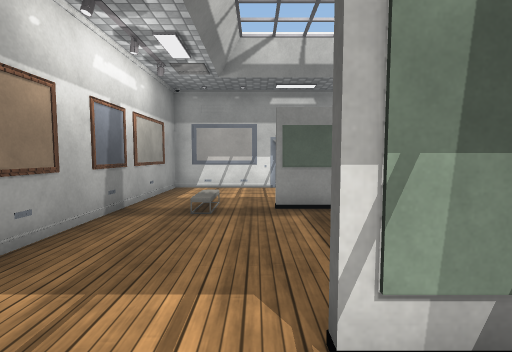
View 1 (above)

12 first-person views from a walk through a Unity game level. The camera is 1.3 m above the floor, tilts 4° down and sees 85° across. The floor is counted in squares, 1 m on a side. Each view is taken from the middle of a square. On the plan, view 1 faces up. The plan holds only what a view shows up to about 13 squares ahead; the rest is blank. The player is left out. Some surface patterns are stand-ins.

View 2
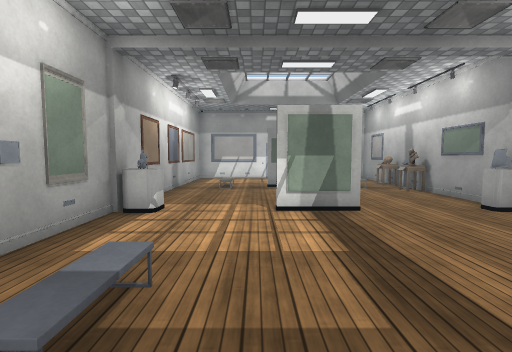

View 3
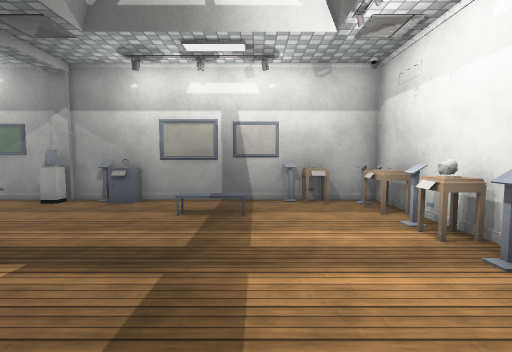

View 4
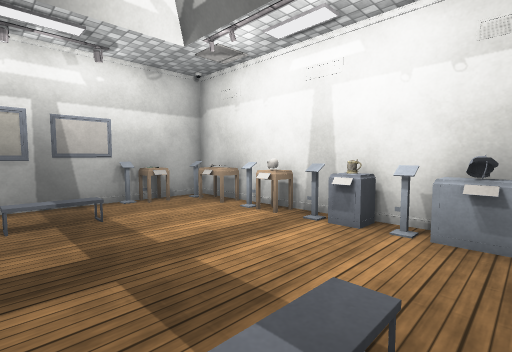

View 5
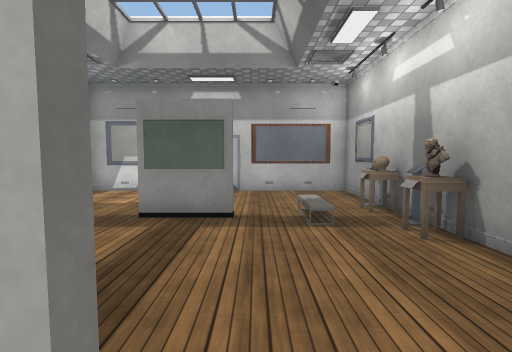

View 6
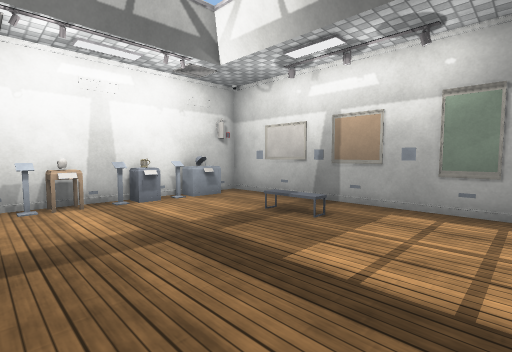

View 7
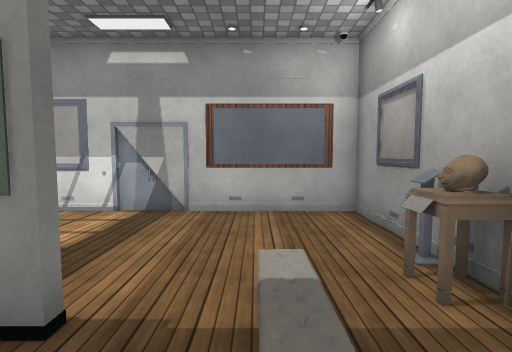

View 8
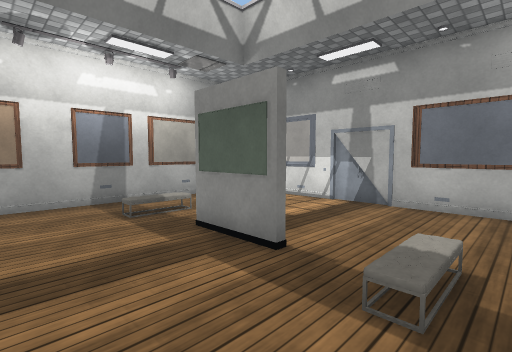

View 9
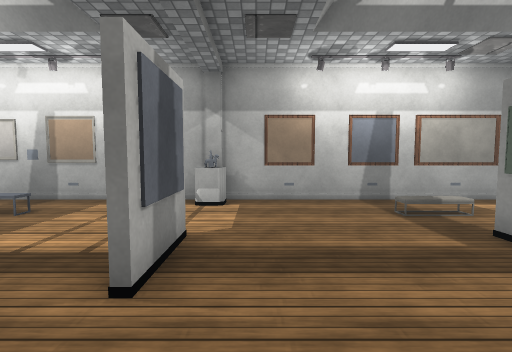

View 10
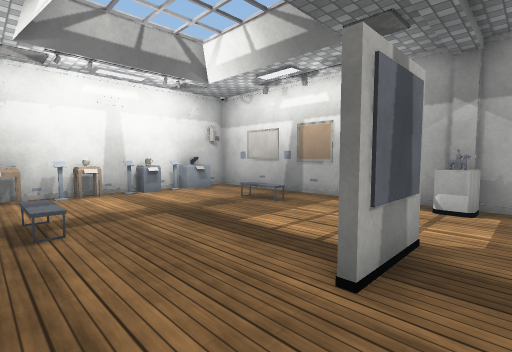

View 11
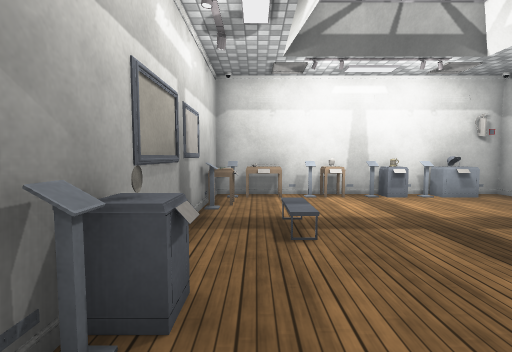

View 12
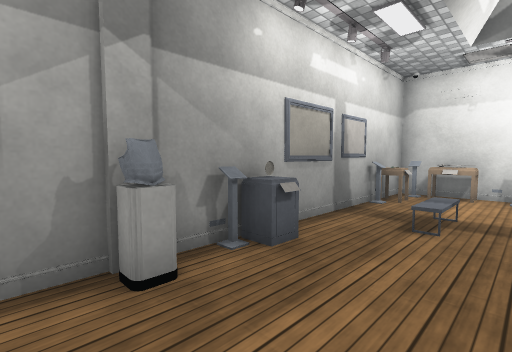

### Floor plan
Points are (right, up) in squares from view 1. A wall is a line through its corners. A room is listed if a view was taken in it or the views show most of it. See-through windows are left out.
Room 1 (views 1, 2, 3, 4, 5, 6, 7, 8, 9, 10, 11, 12)
walls: (0.4, 1.9) (2.5, 1.9); (2.6, 1.6) (0.5, 1.6); (2.6, 6.9) (0.5, 6.9); (6.4, 8.4) (6.4, 11.6) (-3.4, 11.6) (-3.4, -7.6) (6.4, -7.6); (6.4, -4.5) (6.4, 4.5)
objects: other object (-4, 2); other object (-3, 0); other object (-3, 2); other object (-2, -7); other object (-2, 2); other object (-1, -7) to (0, -7); other object (1, -7); other object (1, -6); other object (2, -7); other object (3, -7); other object (3, -6); other object (4, -7); other object (5, -7); other object (5, 0); other object (5, 6); other object (5, 8); other object (6, -7); other object (6, -6); other object (6, -5); other object (6, 0); other object (6, 5); other object (6, 6); other object (6, 7); other object (6, 8); other object (7, 2)

Where each view was taken, in squares from view 1:
view 1: 0 up, 0 right, facing up
view 2: 5 down, 0 right, facing up
view 3: 4 down, 2 left, facing right
view 4: 2 down, 2 left, facing down-right
view 5: 1 up, 3 right, facing up
view 6: 1 up, 4 right, facing down-left
view 7: 5 up, 4 right, facing up
view 8: 4 up, 5 right, facing up-left
view 9: 3 up, 5 right, facing left
view 10: 3 up, 5 right, facing down-left
view 11: 2 up, 5 right, facing down
view 12: 3 up, 3 right, facing down-right
